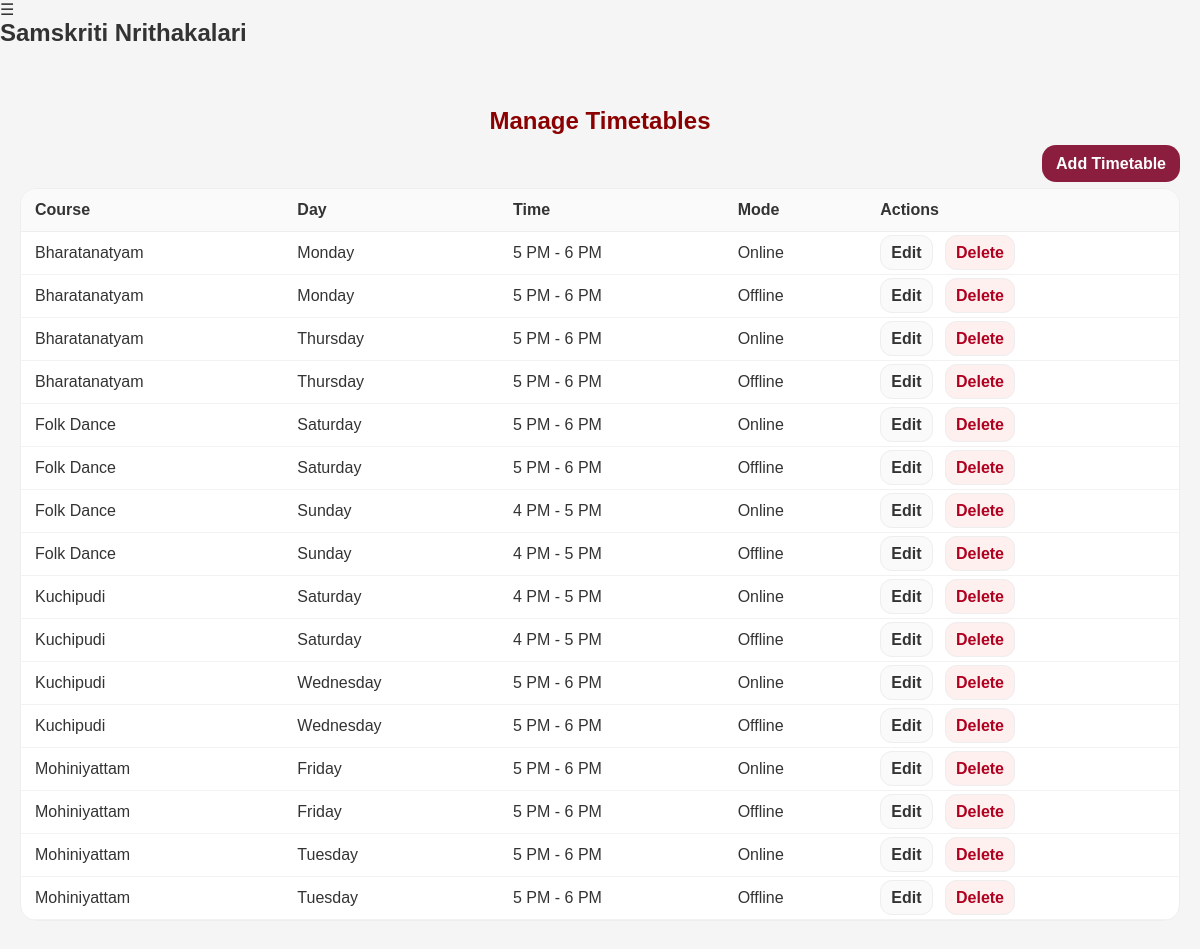
The app's page /admin-panel/timetables/ (signed in) with its own data.
### core/models.py (models this page shows, shortened)
class Timetable(models.Model):
    MODE_ONLINE = "Online"
    MODE_OFFLINE = "Offline"
    MODE_CHOICES = [
        (MODE_ONLINE, "Online"),
        (MODE_OFFLINE, "Offline"),
    ]
    course = models.ForeignKey(Course, on_delete=models.CASCADE, related_name="timetables")
    day = models.CharField(max_length=20)
    time = models.CharField(max_length=50)
    mode = models.CharField(max_length=10, choices=MODE_CHOICES)
    class Meta:
        ordering = ["course__name", "day", "time"]
        unique_together = ("course", "day", "time", "mode")

class Course(models.Model):
    name = models.CharField(max_length=100, default="Course")
    description = models.TextField(blank=True)
    duration = models.CharField(max_length=50, blank=True)
    fee = models.DecimalField(max_digits=10, decimal_places=0, default=1000)
    is_active = models.BooleanField(default=True)
    image = models.ImageField(upload_to="course_images/", blank=True, null=True)
    class Meta:
        ordering = ["name"]

### core/views.py (the view)
# urls.py: path("admin-panel/timetables/", views.admin_timetables, name="admin_timetables"),
@login_required
def admin_timetables(request):
    if not is_admin_user(request.user):
        return redirect("dashboard")
    timetable_entries = (
        Timetable.objects.select_related("course").all().order_by("course__name", "day", "time")
    )
    return render(request, "admin_timetables.html", {"timetable_entries": timetable_entries})

### core/views.py (called while the page is built)
def is_admin_user(user):
    return bool(user and user.is_authenticated and (user.is_staff or user.is_superuser))

### templates/admin_timetables.html
{% extends 'base.html' %}
{% block content %}
<div style="max-width:1200px;margin:40px auto;padding:20px;">
    <h2 style="text-align:center;color:#8B0000;margin-bottom:20px;">Manage Timetables</h2>
    <div style="text-align:right;margin-bottom:15px;">
        <a href="{% url 'admin_timetable_add' %}" style="padding:10px 14px;border-radius:14px;background:#8B1E3F;color:white;text-decoration:none;font-weight:800;">
            Add Timetable
        </a>
    </div>
    {% if timetable_entries %}
        <div style="overflow:auto;border-radius:16px;border:1px solid #eee;background:white;">
            <table style="width:100%;border-collapse:collapse;">
                <thead>
                    <tr style="background:#fafafa;">
                        <th style="text-align:left;padding:12px 14px;border-bottom:1px solid #eee;">Course</th>
                        <th style="text-align:left;padding:12px 14px;border-bottom:1px solid #eee;">Day</th>
                        <th style="text-align:left;padding:12px 14px;border-bottom:1px solid #eee;">Time</th>
                        <th style="text-align:left;padding:12px 14px;border-bottom:1px solid #eee;">Mode</th>
                        <th style="text-align:left;padding:12px 14px;border-bottom:1px solid #eee;">Actions</th>
                    </tr>
                </thead>
                <tbody>
                    {% for t in timetable_entries %}
                        <tr>
                            <td style="padding:12px 14px;border-bottom:1px solid #f2f2f2;">{{ t.course.name }}</td>
                            <td style="padding:12px 14px;border-bottom:1px solid #f2f2f2;">{{ t.day }}</td>
                            <td style="padding:12px 14px;border-bottom:1px solid #f2f2f2;">{{ t.time }}</td>
                            <td style="padding:12px 14px;border-bottom:1px solid #f2f2f2;">{{ t.mode }}</td>
                            <td style="padding:12px 14px;border-bottom:1px solid #f2f2f2;">
                                <a href="{% url 'admin_timetable_edit' t.id %}" style="padding:8px 10px;border-radius:12px;border:1px solid #eee;background:#fafafa;text-decoration:none;font-weight:800;color:#333;">Edit</a>
                                <a href="{% url 'admin_timetable_delete' t.id %}" style="margin-left:8px;padding:8px 10px;border-radius:12px;border:1px solid #eee;background:#fff0f0;text-decoration:none;font-weight:800;color:#b00020;">Delete</a>
                            </td>
                        </tr>
                    {% endfor %}
                </tbody>
            </table>
        </div>
    {% else %}
        <p style="text-align:center;color:#555;">No timetable entries found.</p>
    {% endif %}
</div>
{% endblock %}

### static/css/style.css (style rules this page uses)
* { margin: 0; padding: 0; box-sizing: border-box; }
body { font-family: 'Poppins', sans-serif; background: #f5f5f5; color: #333; }

### records on screen
Timetable: course.name "Bharatanatyam", day "Monday", time "5 PM - 6 PM", mode "Online"
Timetable: course.name "Bharatanatyam", day "Monday", time "5 PM - 6 PM", mode "Offline"
Timetable: course.name "Bharatanatyam", day "Thursday", time "5 PM - 6 PM", mode "Online"
Timetable: course.name "Bharatanatyam", day "Thursday", time "5 PM - 6 PM", mode "Offline"
Timetable: course.name "Folk Dance", day "Saturday", time "5 PM - 6 PM", mode "Online"
Timetable: course.name "Folk Dance", day "Saturday", time "5 PM - 6 PM", mode "Offline"
Timetable: course.name "Folk Dance", day "Sunday", time "4 PM - 5 PM", mode "Online"
Timetable: course.name "Folk Dance", day "Sunday", time "4 PM - 5 PM", mode "Offline"
Timetable: course.name "Kuchipudi", day "Saturday", time "4 PM - 5 PM", mode "Online"
Timetable: course.name "Kuchipudi", day "Saturday", time "4 PM - 5 PM", mode "Offline"
Timetable: course.name "Kuchipudi", day "Wednesday", time "5 PM - 6 PM", mode "Online"
Timetable: course.name "Kuchipudi", day "Wednesday", time "5 PM - 6 PM", mode "Offline"
Timetable: course.name "Mohiniyattam", day "Friday", time "5 PM - 6 PM", mode "Online"
Timetable: course.name "Mohiniyattam", day "Friday", time "5 PM - 6 PM", mode "Offline"
Timetable: course.name "Mohiniyattam", day "Tuesday", time "5 PM - 6 PM", mode "Online"
Timetable: course.name "Mohiniyattam", day "Tuesday", time "5 PM - 6 PM", mode "Offline"
